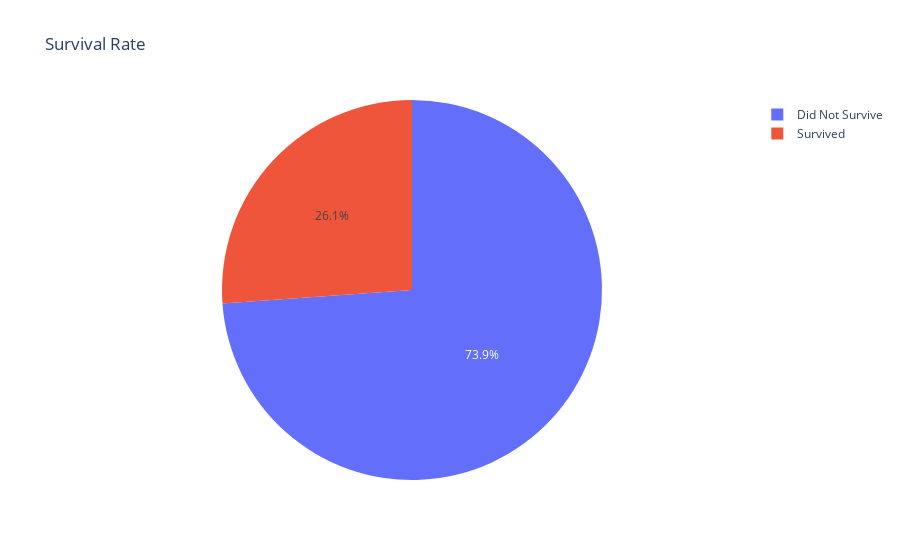

Source (notebook cell):
### Markdown cell above
### Pie Chart: Survival Rate

### Code cell
survival_counts = data["Survived"].value_counts()
fig = px.pie(values=survival_counts, names=["Did Not Survive", "Survived"], title="Survival Rate")
fig.show()

### Figure 1 — Plotly figure (JSON) as saved in the notebook; plotly's stock layout.template omitted (floating-point values rounded to 4 significant figures)
{"data": [{"domain": {"x": [0, 1], "y": [0, 1]}, "hovertemplate": "label=%{label}<br>value=%{value}<extra></extra>", "labels": ["Did Not Survive", "Survived"], "legendgroup": "", "name": "", "showlegend": true, "type": "pie", "values": [967, 342]}], "layout": {"autosize": true, "legend": {"tracegroupgap": 0}, "title": {"text": "Survival Rate"}}}
